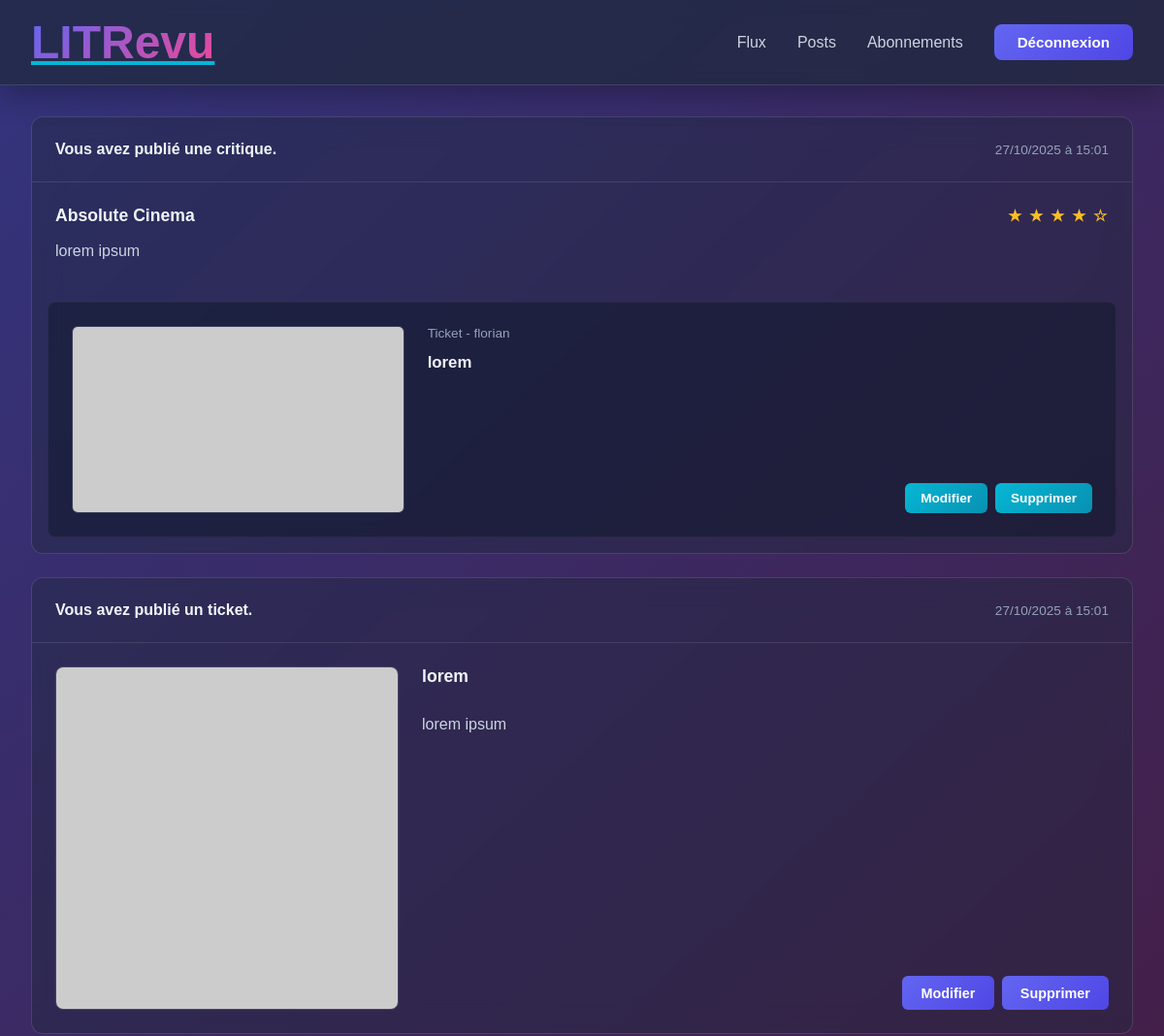
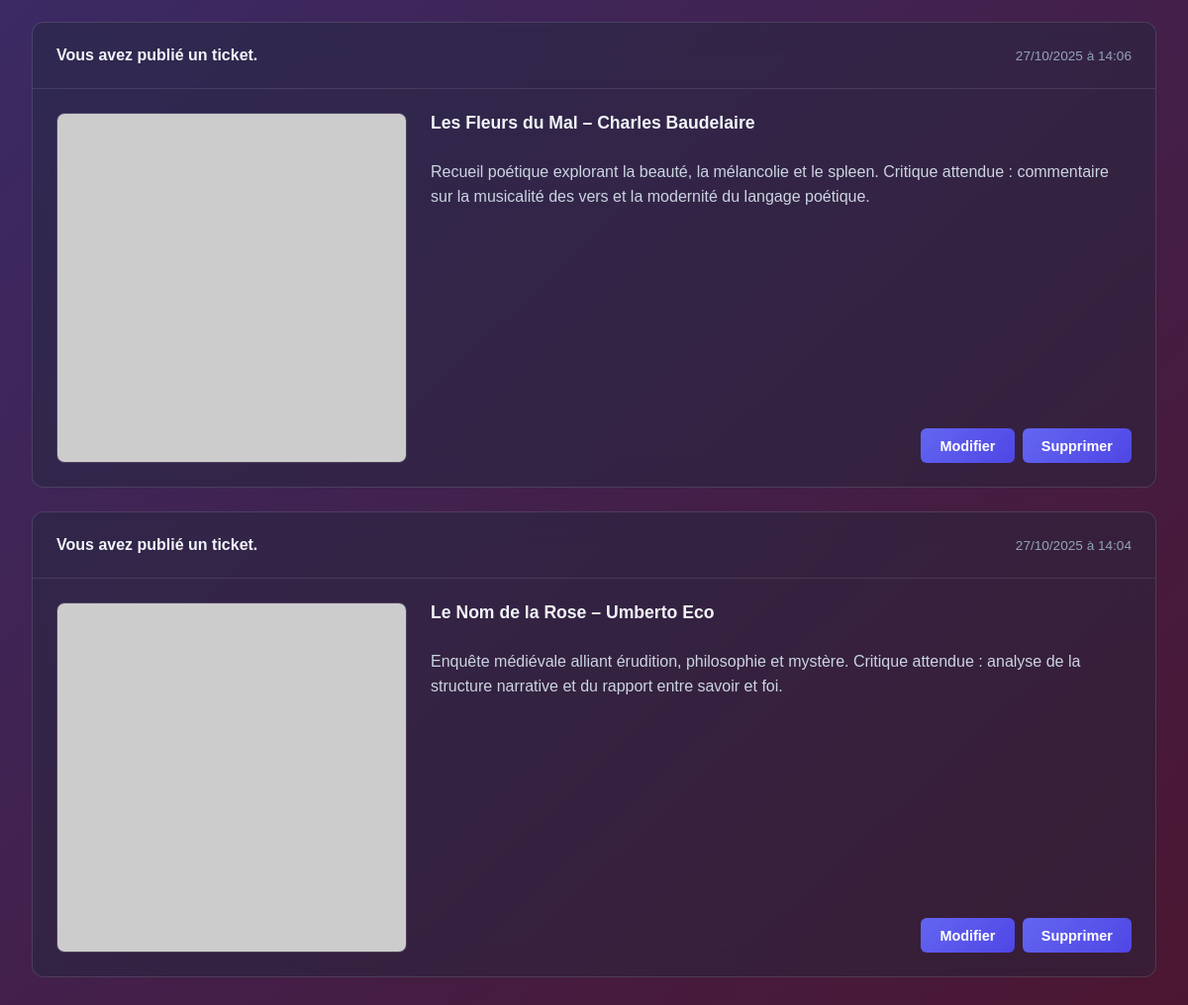
The page /reviews/posts/ (signed in) on the database its author committed (2 pictures, top to bottom).
### reviews/models.py (models this page shows, shortened)
class Review(models.Model):
    ticket = models.ForeignKey(Ticket, on_delete=models.CASCADE)
    rating = models.PositiveSmallIntegerField(
        validators=[MinValueValidator(0),
                    MaxValueValidator(5)]
    )
    user = models.ForeignKey(
        settings.AUTH_USER_MODEL,
        on_delete=models.CASCADE
    )
    headline = models.CharField(max_length=128)
    body = models.TextField(max_length=8192, blank=True)
    time_created = models.DateTimeField(auto_now_add=True)

class Ticket(models.Model):
    title = models.CharField(max_length=128)
    description = models.TextField(max_length=2048)
    user = models.ForeignKey(
        settings.AUTH_USER_MODEL,
        on_delete=models.CASCADE
    )
    image = models.ImageField(upload_to="tickets/", null=True, blank=True)
    time_created = models.DateTimeField(auto_now_add=True)

### authentication/models.py (models this page shows)
class User(AbstractUser):
    profile_picture = models.ImageField(
        upload_to="avatars/",
        null=True,
        blank=True
    )

### reviews/views.py (the view)
# urls.py: path("posts/", PostView.as_view(), name='posts'),
class PostView(TemplateView):
    template_name = 'reviews/posts.html'
    def get_context_data(self, **kwargs):
        context = super().get_context_data(**kwargs)
        tickets = Ticket.objects.filter(user=self.request.user)
        reviews = Review.objects.filter(user=self.request.user)
        tickets = tickets.annotate(content_type=Value("ticket", CharField()))
        reviews = reviews.annotate(content_type=Value("review", CharField()))
        posts = sorted(
            chain(tickets, reviews),
            key=attrgetter('time_created'),
            reverse=True
        )
        context['posts'] = posts
        return context

### reviews/templates/reviews/posts.html (shortened to what this page needs)
{% extends 'base.html' %}
{% load static %}
{% block extra_css %}
<link rel="stylesheet" href="{% static 'reviews/css/posts.css' %}">
{% endblock %}
{% block content %}
    <div class="posts">
        {% for post in posts %}
            <div class="post-container">
                {% if post.content_type == 'ticket' %}
                        <div class="post-header">
                            <h2>Vous avez publié un ticket.</h2>
                            <small> {{ post.time_created|date:"d/m/Y à H:i" }}</small>
                        </div>
                        <div class="post-content ticket">
                            {% if post.image %}
                                <img src="{{ post.image.url }}" alt="Couverture {{ post.title }}">
                            {% else %}
                                <img src="https://picsum.photos/seed/{{ post.id }}/600/400" alt="Couverture {{ post.title }}">
                            {% endif %}
                            <div>
                                <h3>{{ post.title}}</h3>
                                <p>{{ post.description }}</p>
                                <div class="lien">
                                    <a href="{% url 'reviews:ticket_modify' post.id %}">Modifier</a>
                                    <a href="{% url 'reviews:ticket_delete' post.id %}">Supprimer</a>
                                </div>
                            </div>
                        </div>
                {% endif %}
                {% if post.content_type == 'review' %}
                    <div class="post-header">
                        <h2>Vous avez publié une critique.</h2>
                        <small> {{ post.time_created|date:"d/m/Y à H:i" }}</small>
                    </div>
                    <div class="post-content">
                        <h3>{{ post.headline }}
                            <span>
                                {% for i in "12345" %}
                                    {% if forloop.counter <= post.rating %}★{% else %}☆{% endif %}
                                {% endfor %}
                            </span>
                        </h3>
                        {% if post.body %}
                            <p>{{ post.body }}</p>
                        {% endif %}
                    </div>
                    <div class="content-related ticket">
                        {% if post.ticket.image %}
                            <img src="{{ post.ticket.image.url }}" alt="Couverture {{ post.ticket.title }}">
                        {% else %}
                            <img src="https://picsum.photos/seed/{{ post.ticket.id }}/600/400" alt="Couverture {{ post.title }}">
                        {% endif %}
                        <div>
                            <p>Ticket - {{ post.ticket.user }}</p>
                            <p>{{ post.ticket.title }}</p>
                            <div class="lien">
                                <a href="{% url 'reviews:review_modify' post.id %}">Modifier</a>
                                <a href="{% url 'reviews:review_delete' post.id %}">Supprimer</a>
                            </div>
                        </div>
                    </div>
            {% endif %}
        </div>
    {% endfor %}
{% endblock %}

### static/css/base.css (style rules this page uses)
* { margin: 0; padding: 0; box-sizing: border-box; }
:root { --primary: #6366f1; --primary-dark: #4f46e5; --secondary: #ec4899; --bg-dark: #0f172a; --bg-light: #1e293b; --glass-bg: rgba(30, 41, 59, 0.7); --glass-border: rgba(255, 255, 255, 0.125); --text-primary: #f1f5f9; --text-secondary: #cbd5e1; --accent: #06b6d4; }
html { scroll-behavior: smooth; }
body { font-family: 'Satoshi', sans-serif; background: linear-gradient(137deg,rgb(51, 52, 126) 0%, rgb(75, 22, 49) 100%); color: var(--text-primary); background-attachment: fixed; min-height: 100vh; }
a { color: var(--accent); transition: color 0.3s ease; }

### reviews/static/reviews/css/posts.css (style rules this page uses)
.posts { display: flex; flex-direction: column; gap: 1.5rem; }
.post-container { background: rgba(30, 41, 59, 0.4); backdrop-filter: blur(15px); border: 1px solid rgba(255, 255, 255, 0.125); border-radius: 12px; overflow: hidden; transition: all 0.3s ease; animation: fadeInUp 0.5s ease; }
.post-header { display: flex; align-items: center; gap: 1rem; padding: 1.5rem; border-bottom: 1px solid rgba(255, 255, 255, 0.1); }
.post-header h2 { margin: 0; font-size: 1rem; font-weight: 600; color: #f1f5f9; }
.post-header small { color: #94a3b8; font-size: 0.85rem; margin-left: auto; }
.post-content { padding: 1.5rem; }
.post-content.ticket { display: grid; grid-template-columns: 1fr 2fr; gap: 1.5rem; align-items: start; }
.post-content.ticket img { width: 100%; aspect-ratio:1/1; object-fit: cover; border-radius: 8px; border: 1px solid rgba(255, 255, 255, 0.125); }
.post-content.ticket > div { display: flex; flex-direction: column; gap: 0.8rem; height: 100%; }
.post-content h3 { font-size: 1.1rem; margin-bottom: 0.8rem; color: #f1f5f9; display: flex; justify-content: space-between; align-items: center; }
.post-content h3 span { color: #fbbf24; font-size: 1rem; letter-spacing: 0.1em; }
.post-content p { color: #cbd5e1; line-height: 1.6; margin: 0; flex-grow: 1; }
.post-content a { display: inline-block; background: linear-gradient(135deg, #6366f1, #4f46e5); color: white; padding: 0.6rem 1.2rem; border-radius: 6px; text-decoration: none; font-weight: 600; font-size: 0.9rem; transition: all 0.3s ease; align-self: flex-end; margin-top: auto; }
.content-related { background: rgba(15, 23, 42, 0.5); padding: 1.5rem; border-radius: 8px; margin: 1rem; border: 1px solid rgba(255, 255, 255, 0.05); display: grid; grid-template-columns: 1fr 2fr; gap: 1.5rem; align-items: start; }
.content-related.ticket img { width: 100%; aspect-ratio: 16/9; object-fit: cover; border-radius: 6px; border: 1px solid rgba(255, 255, 255, 0.125); }
.content-related > div { display: flex; height: 100%; flex-direction: column; gap: 0.8rem; }
.content-related p { margin: 0; font-size: 0.95rem; }
.content-related p:first-child { color: #94a3b8; font-size: 0.85rem; }
.content-related p:nth-child(2) { font-size: 1.05rem; font-weight: 600; color: #f1f5f9; }
.content-related a { display: inline-block; background: linear-gradient(135deg, #06b6d4, #0891b2); color: white; padding: 0.5rem 1rem; border-radius: 6px; text-decoration: none; font-weight: 600; font-size: 0.85rem; transition: all 0.3s ease; align-self: flex-end; margin-top: auto; }
.lien { display: flex; gap: 0.5rem; justify-content:flex-end; margin-top: auto; }

### rows shown on the page
Review: time_created "27/10/2025 à 15:01", headline "Absolute Cinema", rating 4 (drawn), body "lorem ipsum", ticket.user "florian", ticket "lorem"
Ticket: time_created "27/10/2025 à 15:01", title "lorem", description "lorem ipsum"
Ticket: time_created "27/10/2025 à 14:06", title "Les Fleurs du Mal – Charles Baudelaire", description "Recueil poétique explorant la beauté, la mélancolie et le spleen. Critique attendue : commentaire sur la musicalité des vers et la modernité du langage poétique."
Ticket: time_created "27/10/2025 à 14:04", title "Le Nom de la Rose – Umberto Eco", description "Enquête médiévale alliant érudition, philosophie et mystère. Critique attendue : analyse de la structure narrative et du rapport entre savoir et foi."
